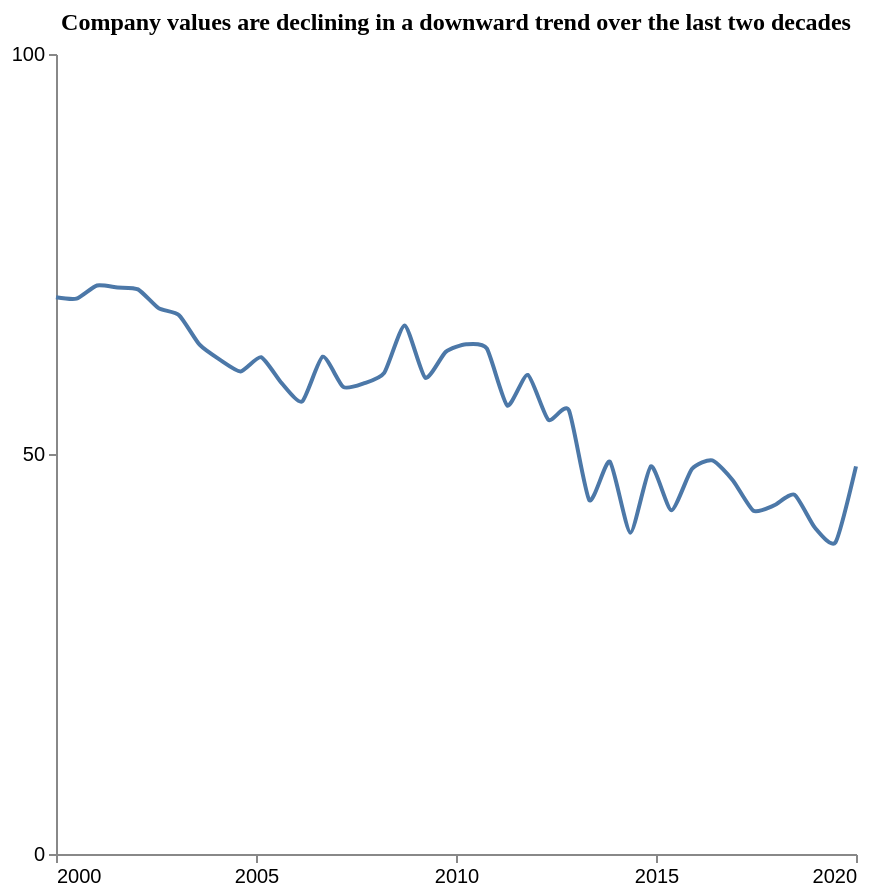

The specification (Vega-Lite) saved for this image:
### Vega-Lite specification from a JSON file in a GitHub repository (floating-point values rounded to 4 significant figures)
{"$schema": "https://vega.github.io/schema/vega-lite/v5.json", "description": "Pattern: Downward", "data": {"values": [{"X": 2000.0, "Y": 69.58}, {"X": 2001.0, "Y": 69.41}, {"X": 2001.0, "Y": 71.06}, {"X": 2002.0, "Y": 70.81}, {"X": 2002.0, "Y": 70.58}, {"X": 2003.0, "Y": 68.23}, {"X": 2003.0, "Y": 67.35}, {"X": 2004.0, "Y": 63.66}, {"X": 2004.0, "Y": 61.76}, {"X": 2005.0, "Y": 60.32}, {"X": 2005.0, "Y": 62.1}, {"X": 2006.0, "Y": 58.86}, {"X": 2006.0, "Y": 56.57}, {"X": 2007.0, "Y": 62.16}, {"X": 2007.0, "Y": 58.38}, {"X": 2008.0, "Y": 58.82}, {"X": 2008.0, "Y": 60.13}, {"X": 2009.0, "Y": 66.05}, {"X": 2009.0, "Y": 59.53}, {"X": 2010.0, "Y": 62.77}, {"X": 2010.0, "Y": 63.71}, {"X": 2011.0, "Y": 63.19}, {"X": 2011.0, "Y": 56.06}, {"X": 2012.0, "Y": 59.88}, {"X": 2012.0, "Y": 54.27}, {"X": 2013.0, "Y": 55.49}, {"X": 2013.0, "Y": 44.23}, {"X": 2014.0, "Y": 49.04}, {"X": 2014.0, "Y": 40.16}, {"X": 2015.0, "Y": 48.47}, {"X": 2015.0, "Y": 42.96}, {"X": 2016.0, "Y": 48.11}, {"X": 2016.0, "Y": 49.2}, {"X": 2017.0, "Y": 46.69}, {"X": 2017.0, "Y": 42.92}, {"X": 2018.0, "Y": 43.56}, {"X": 2018.0, "Y": 44.91}, {"X": 2019.0, "Y": 40.78}, {"X": 2019.0, "Y": 38.96}, {"X": 2020.0, "Y": 48.45}]}, "mark": {"type": "line", "interpolate": "cardinal", "tension": 0.4}, "encoding": {"x": {"field": "X", "type": "quantitative", "title": "", "axis": {"grid": false, "format": "d", "values": [2000, 2005, 2010, 2015, 2020], "tickSize": 4}, "scale": {"domain": [2000, 2020]}}, "y": {"field": "Y", "type": "quantitative", "title": "", "axis": {"grid": false, "format": "d", "values": [0, 50, 100], "tickSize": 4, "tickOpacity": 1}, "scale": {"domain": [0, 100]}}}, "title": {"text": "Company values are declining in a downward trend over the last two decades", "anchor": "middle", "font": "Tahoma", "fontSize": 12}, "config": {"lineBreak": "^", "view": {"stroke": null}}, "height": 400, "width": 400, "autosize": "pad"}
